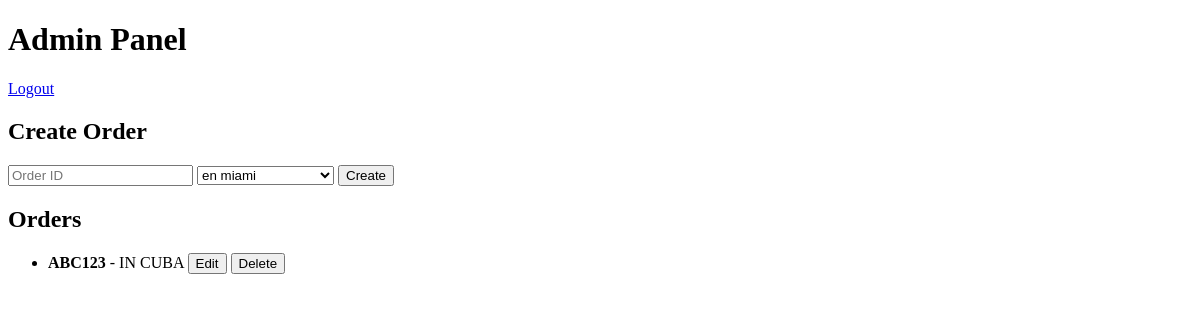
Before: /admin (signed in) with the older database file.
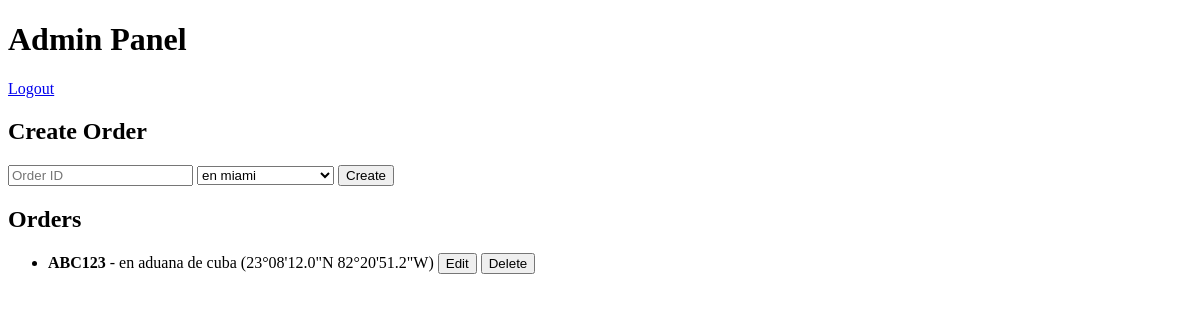
After: the same page with the newer database file.
### tables this page shows
CREATE TABLE orders (
    order_id TEXT PRIMARY KEY,
    status TEXT NOT NULL
);

### app.py (the view, shortened to what this page needs)
@app.route('/admin', methods=['GET', 'POST'])
def admin():
    if not session.get('admin_logged_in'):
        return redirect(url_for('login'))
    editing_order = None
    conn = get_db_connection()
    edit_id = request.args.get('edit')
    if edit_id:
        order = conn.execute('SELECT * FROM orders WHERE order_id = ?', (edit_id,)).fetchone()
        if order:
            editing_order = {'order_id': order['order_id'], 'status': order['status']}
    orders = conn.execute('SELECT * FROM orders').fetchall()
    conn.close()
    orders_with_coords = [
        {
            'order_id': o['order_id'],
            'status': o['status'],
            'coords': STATUS_COORDS.get(o['status'])
        }
        for o in orders
    ]
    return render_template('admin.html', orders=orders_with_coords, editing_order=editing_order)

### app.py (called while the page is built)
def get_db_connection():
    conn = sqlite3.connect('database.db')
    conn.row_factory = sqlite3.Row
    return conn

### templates/admin.html (shortened to what this page needs)
<!doctype html>
<html lang="en">
<head>
</head>
<body>
    <h1>Admin Panel</h1>
    <a href="{{ url_for('logout') }}">Logout</a>
    <h2>{% if editing_order %}Edit Order{% else %}Create Order{% endif %}</h2>
    <form method="post" action="{{ url_for('admin') }}">
        <input type="text" name="order_id" placeholder="Order ID" value="{{ editing_order.order_id if editing_order else '' }}" required>
        <select name="status" required>
            <option value="en miami" {% if editing_order and editing_order.status == "en miami" %}selected{% endif %}>en miami</option>
        </select>
        <button type="submit">{% if editing_order %}Save Changes{% else %}Create{% endif %}</button>
    </form>
    <h2>Orders</h2>
    <ul>
    {% for order in orders %}
        <li>
            <strong>{{ order.order_id }}</strong> - {{ order.status }}
            {% if order.coords %}
                ({{ order.coords }})
            {% endif %}
            <form method="get" action="{{ url_for('admin') }}" style="display:inline;">
                <button type="submit">Edit</button>
            </form>
            <form method="post" action="{{ url_for('delete_order', order_id=order.order_id) }}" style="display:inline;" onsubmit="return confirm('Delete this order?');">
                <button type="submit">Delete</button>
            </form>
        </li>
    {% endfor %}
    </ul>
</body>
</html>

Changed rows visible on the page:
changed orders "ABC123": status "IN CUBA" → "en aduana de cuba"; coords (not shown) → "23°08'12.0\"N 82°20'51.2\"W"
